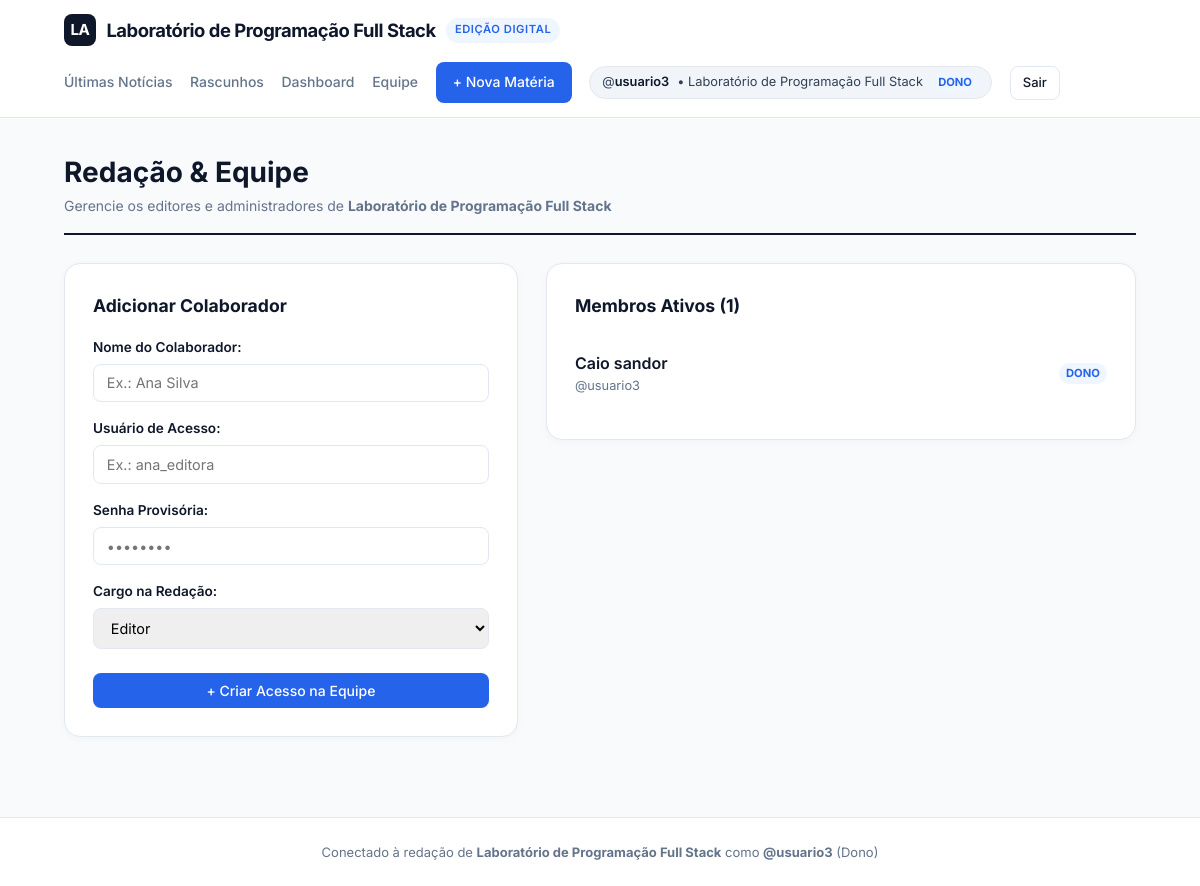
The app's page /equipe/ (signed in) with its own data.
### core/models.py (models this page shows, shortened)
class PerfilFuncionario(models.Model):
    usuario = models.OneToOneField(User, on_delete=models.CASCADE)
    pagina = models.ForeignKey(Pagina, on_delete=models.PROTECT)
    CARGOS = [('dono', 'Dono'), ('editor', 'Editor')]
    cargo = models.CharField(max_length=20, choices=CARGOS, default='editor')
    @property
    def eh_admin(self):
        return self.cargo == 'dono'

class Pagina(models.Model):
    nome = models.CharField(max_length=120)
    tag_oficial = models.CharField(max_length=50, unique=True)

### blog/views.py (the view)
# urls.py: path('equipe/', views.equipe_view, name='equipe'),
@login_required
def equipe_view(request):
    perfil = _obter_perfil(request.user)
    if perfil is None or not perfil.eh_admin:
        return HttpResponseForbidden('Apenas o dono da revista pode gerenciar a equipe.')
    membros = (
        PerfilFuncionario.objects.filter(pagina=perfil.pagina)
        .select_related('usuario')
        .order_by('cargo', 'usuario__username')
    )
    if request.method == 'POST':
        form = NovoMembroEquipeForm(request.POST)
        if form.is_valid():
            with transaction.atomic():
                novo_user = User.objects.create_user(
                    username=form.cleaned_data['username'],
                    password=form.cleaned_data['senha'],
                    first_name=form.cleaned_data['primeiro_nome'],
                )
                PerfilFuncionario.objects.create(
                    usuario=novo_user,
                    pagina=perfil.pagina,
                    cargo=form.cleaned_data['cargo'],
                )
            messages.success(request, f'Colaborador @{novo_user.username} adicionado à equipe!')
            return redirect('equipe')
    else:
        form = NovoMembroEquipeForm()
    return render(request, 'blog/equipe.html', {
        'form': form,
        'membros': membros,
        'pagina': perfil.pagina,
    })

### blog/forms.py (shortened to what this page needs)
class NovoMembroEquipeForm(forms.Form):
    primeiro_nome = forms.CharField(
        label='Nome do Colaborador',
        max_length=80,
        widget=forms.TextInput(attrs={'placeholder': 'Ex.: Ana Silva'}),
    )
    username = forms.CharField(
        label='Usuário de Acesso',
        max_length=150,
        widget=forms.TextInput(attrs={'placeholder': 'Ex.: ana_editora'}),
    )
    senha = forms.CharField(
        label='Senha Provisória',
        widget=forms.PasswordInput(attrs={'placeholder': '••••••••'}),
    )
    cargo = forms.ChoiceField(
        label='Cargo na Redação',
        choices=[('editor', 'Editor'), ('dono', 'Dono')],
        initial='editor',
    )

### blog/views.py (called while the page is built)
def _obter_perfil(user):
    if not user.is_authenticated:
        return None
    return getattr(user, 'perfilfuncionario', None)

### blog/templates/blog/equipe.html (shortened to what this page needs)
{% extends 'blog/base.html' %}
{% block content %}
    <div style="margin-bottom: 1.75rem; padding-bottom: 1rem; border-bottom: 2px solid var(--text-main);">
        <h1 style="font-size: 1.75rem; font-weight: 700;">Redação &amp; Equipe</h1>
        <p style="font-size: 0.875rem; color: var(--text-muted);">Gerencie os editores e administradores de <strong>{{ pagina.nome }}</strong></p>
    </div>
    <div class="team-grid">
        <div class="card-box">
            <h2 style="font-size: 1.1rem; font-weight: 700; margin-bottom: 1rem;">Adicionar Colaborador</h2>
            <form method="post" class="team-form">
                {{ form.as_p }}
                <button type="submit" class="btn btn-primary" style="width: 100%; margin-top: 0.5rem;">
                    + Criar Acesso na Equipe
                </button>
            </form>
        </div>
        <div class="card-box">
            <h2 style="font-size: 1.1rem; font-weight: 700; margin-bottom: 1rem;">Membros Ativos ({{ membros|length }})</h2>
            {% for m in membros %}
                <div class="member-row">
                    <div>
                        <div style="font-weight: 600; color: var(--text-main);">
                            {{ m.usuario.first_name|default:m.usuario.username }}
                        </div>
                        <div style="font-size: 0.8rem; color: var(--text-muted);">@{{ m.usuario.username }}</div>
                    </div>
                    <span class="profile-role">{{ m.get_cargo_display }}</span>
                </div>
            {% endfor %}
        </div>
    </div>
{% endblock %}

### blog/templates/blog/base.html (shortened to what this page needs)
<!DOCTYPE html>
<html lang="pt-br">
<head>
</head>
<body>
    <header class="navbar">
        <div class="navbar-inner">
            <a href="{% url 'lista' %}" class="brand">
                <span class="brand-logo">
                    {% if user.is_authenticated and user.perfilfuncionario %}
                        {{ user.perfilfuncionario.pagina.nome|slice:":2"|upper }}
                    {% else %}
                        PE
                    {% endif %}
                </span>
                <span class="brand-name">
                    {% if user.is_authenticated and user.perfilfuncionario %}
                        {{ user.perfilfuncionario.pagina.nome }}
                    {% else %}
                        Portal Editorial
                    {% endif %}
                </span>
                <span class="brand-tag">Edição Digital</span>
            </a>
            <nav class="nav-menu">
                <a href="{% url 'lista' %}" class="nav-link">Últimas Notícias</a>
                {% if user.is_authenticated %}
                    <a href="{% url 'rascunhos' %}" class="nav-link">Rascunhos</a>
                    <a href="{% url 'dashboard' %}" class="nav-link">Dashboard</a>
                    {% if user.perfilfuncionario and user.perfilfuncionario.eh_admin %}
                        <a href="{% url 'equipe' %}" class="nav-link">Equipe</a>
                    {% endif %}
                    <a href="{% url 'criar_post' %}" class="btn btn-primary">+ Nova Matéria</a>
                    <div class="profile-pill" title="Organização e cargo vinculados ao seu usuário">
                        <span>@<strong>{{ user.username }}</strong></span>
                        {% if user.perfilfuncionario %}
                            <span>• {{ user.perfilfuncionario.pagina.nome }}</span>
                            <span class="profile-role">{{ user.perfilfuncionario.get_cargo_display }}</span>
                        {% else %}
                            <span class="profile-role" style="background: #fee2e2; color: #991b1b;">Sem Revista</span>
                        {% endif %}
                    </div>
                    <a href="{% url 'logout' %}" class="btn btn-outline" style="padding: 0.35rem 0.75rem; font-size: 0.8125rem;">Sair</a>
                {% else %}
                    <a href="{% url 'login' %}" class="btn btn-outline">Entrar</a>
                    <a href="{% url 'cadastrar' %}" class="btn btn-primary">Criar Revista</a>
                {% endif %}
            </nav>
        </div>
    </header>
    <main class="main-container">
        {% block content %}{% endblock %}
    </main>
    <footer class="footer">
        <p>
            {% if user.is_authenticated and user.perfilfuncionario %}
                Conectado à redação de <strong>{{ user.perfilfuncionario.pagina.nome }}</strong> como <strong>@{{ user.username }}</strong> ({{ user.perfilfuncionario.get_cargo_display }})
            {% else %}
                Portal Editorial Multi-Tenant
            {% endif %}
        </p>
    </footer>
</body>
</html>

### blog/templates/blog/base.html (style rules this page uses)
:root { --bg-body: #f8fafc; --bg-card: #ffffff; --text-main: #0f172a; --text-secondary: #334155; --text-muted: #64748b; --border: #e2e8f0; --primary: #2563eb; --primary-hover: #1d4ed8; --accent-bg: #eff6ff; --danger: #dc2626; --danger-hover: #b91c1c; --warning-bg: #fef3c7; --warning-text: #92400e; --success-bg: #dcfce7; --success-text: #166534; }
* { box-sizing: border-box; margin: 0; padding: 0; }
body { font-family: 'Inter', -apple-system, BlinkMacSystemFont, sans-serif; background-color: var(--bg-body); color: var(--text-main); line-height: 1.6; min-height: 100vh; display: flex; flex-direction: column; }
.navbar { background-color: var(--bg-card); border-bottom: 1px solid var(--border); position: sticky; top: 0; z-index: 50; }
.navbar-inner { max-width: 1120px; margin: 0 auto; padding: 0.9rem 1.5rem; display: flex; flex-wrap: wrap; justify-content: space-between; align-items: center; gap: 1rem; }
.brand { display: flex; align-items: center; gap: 0.65rem; text-decoration: none; color: var(--text-main); }
.brand-logo { background-color: var(--text-main); color: #ffffff; font-weight: 700; font-size: 0.95rem; width: 32px; height: 32px; border-radius: 0.5rem; display: inline-flex; align-items: center; justify-content: center; letter-spacing: -0.03em; }
.brand-name { font-size: 1.15rem; font-weight: 700; letter-spacing: -0.025em; }
.brand-tag { font-size: 0.7rem; font-weight: 600; text-transform: uppercase; letter-spacing: 0.05em; background-color: var(--accent-bg); color: var(--primary); padding: 0.2rem 0.55rem; border-radius: 9999px; }
.nav-menu { display: flex; align-items: center; gap: 1.1rem; flex-wrap: wrap; }
.nav-link { text-decoration: none; color: var(--text-muted); font-size: 0.875rem; font-weight: 500; transition: color 0.15s; }
.profile-pill { display: inline-flex; align-items: center; gap: 0.5rem; padding: 0.3rem 0.75rem; background-color: #f1f5f9; border: 1px solid var(--border); border-radius: 9999px; font-size: 0.8rem; color: var(--text-secondary); }
.profile-pill strong { color: var(--text-main); font-weight: 600; }
.profile-role { background-color: var(--accent-bg); color: var(--primary); font-size: 0.7rem; font-weight: 700; text-transform: uppercase; padding: 0.1rem 0.45rem; border-radius: 9999px; }
.btn { display: inline-flex; align-items: center; justify-content: center; gap: 0.4rem; padding: 0.5rem 1rem; border-radius: 0.5rem; font-size: 0.875rem; font-weight: 500; text-decoration: none; cursor: pointer; border: 1px solid transparent; transition: all 0.15s; font-family: inherit; }
.btn-primary { background-color: var(--primary); color: #ffffff; }
.btn-outline { background-color: var(--bg-card); border-color: var(--border); color: var(--text-main); }
.main-container { max-width: 1120px; width: 100%; margin: 2rem auto; padding: 0 1.5rem; flex: 1; }
.footer { background-color: var(--bg-card); border-top: 1px solid var(--border); padding: 1.5rem; margin-top: 3rem; text-align: center; font-size: 0.8125rem; color: var(--text-muted); }

### blog/templates/blog/equipe.html (style rules this page uses)
.team-grid { display: grid; grid-template-columns: 1fr 1.3fr; gap: 1.75rem; align-items: start; }
.card-box { background-color: var(--bg-card); border: 1px solid var(--border); border-radius: 1rem; padding: 1.75rem; box-shadow: 0 2px 8px rgba(15, 23, 42, 0.03); }
.team-form p { margin-bottom: 1rem; display: flex; flex-direction: column; gap: 0.35rem; }
.team-form label { font-size: 0.85rem; font-weight: 600; }
.team-form input, .team-form select { width: 100%; padding: 0.6rem 0.8rem; border: 1px solid var(--border); border-radius: 0.5rem; font-family: inherit; font-size: 0.9rem; }
.member-row { display: flex; justify-content: space-between; align-items: center; padding: 0.9rem 0; border-bottom: 1px solid #f1f5f9; }
.member-row:last-child { border-bottom: none; }

### records on screen
Pagina: nome "Laboratório de Programação Full Stack"
PerfilFuncionario: usuario.first_name "Caio sandor", usuario.username "usuario3", cargo "DONO"

### other values on screen
{{ user.perfilfuncionario.pagina.nome|slice:":2"|upper }} "LA"
{{ user.perfilfuncionario.pagina.nome }} "Laboratório de Programação Full Stack"
{{ user.username }} "usuario3"
{{ user.perfilfuncionario.get_cargo_display }} "DONO"
{{ membros|length }} "1"
{{ user.perfilfuncionario.get_cargo_display }} "Dono"
